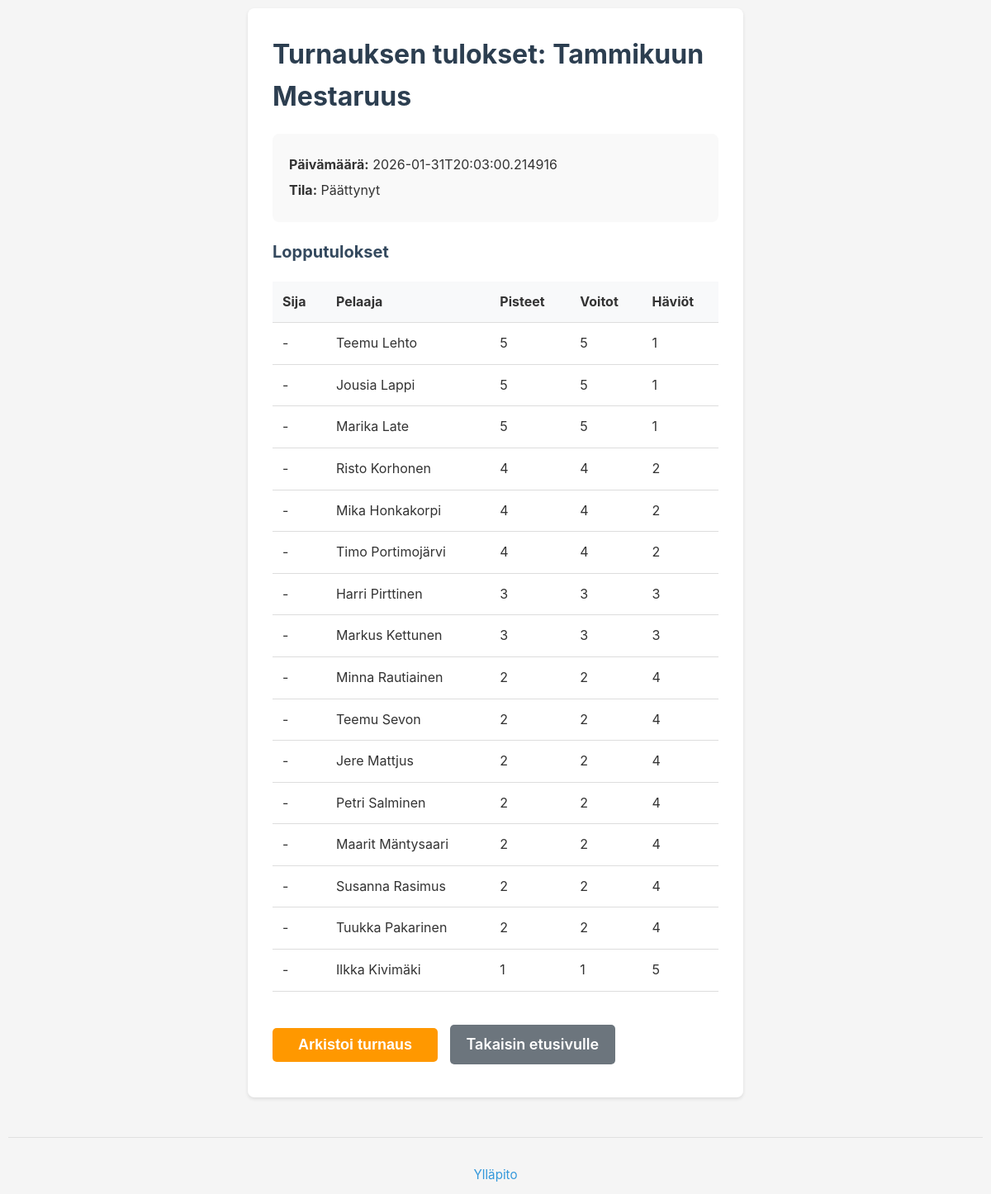
The page /tournament/70/results on the database its author committed.
### tables this page shows
CREATE TABLE tournaments (
            id INTEGER PRIMARY KEY AUTOINCREMENT,
            name TEXT NOT NULL,
            num_courts INTEGER NOT NULL,
            status TEXT DEFAULT 'setup',
            created_at TIMESTAMP DEFAULT CURRENT_TIMESTAMP
        , season_id INTEGER REFERENCES seasons(id), completed_at TIMESTAMP NULL, archived_at TIMESTAMP NULL, court_labels TEXT);

CREATE TABLE tournament_players (
            tournament_id INTEGER NOT NULL,
            player_id INTEGER NOT NULL,
            final_rank INTEGER,
            total_points INTEGER DEFAULT 0,
            match_wins INTEGER DEFAULT 0,
            match_losses INTEGER DEFAULT 0,
            PRIMARY KEY (tournament_id, player_id),
            FOREIGN KEY (tournament_id) REFERENCES tournaments(id) ON DELETE CASCADE,
            FOREIGN KEY (player_id) REFERENCES player_registry(id) ON DELETE RESTRICT
        );

CREATE TABLE player_registry (
            id INTEGER PRIMARY KEY AUTOINCREMENT,
            first_name TEXT NOT NULL CHECK(length(trim(first_name)) > 0 AND length(first_name) <= 100),
            last_name TEXT NOT NULL CHECK(length(trim(last_name)) > 0 AND length(last_name) <= 100),
            created_at TIMESTAMP DEFAULT CURRENT_TIMESTAMP,
            UNIQUE(first_name, last_name)
        );

### app.py (the view)
@app.route('/tournament/<int:tournament_id>/results')
def tournament_results(tournament_id):
    db = get_db_connection()
    cursor = db.cursor()
    try:
        cursor.execute('''
            SELECT * FROM tournaments WHERE id = ?
        ''', (tournament_id,))
        tournament = cursor.fetchone()
        if not tournament:
            flash('Tournament not found', 'error')
            return redirect(url_for('index'))
        cursor.execute('''
            SELECT
                tp.final_rank,
                pr.first_name,
                pr.last_name,
                tp.total_points,
                tp.match_wins,
                tp.match_losses
            FROM tournament_players tp
            JOIN player_registry pr ON tp.player_id = pr.id
            WHERE tp.tournament_id = ?
            ORDER BY tp.final_rank ASC NULLS LAST, tp.total_points DESC
        ''', (tournament_id,))
        standings = cursor.fetchall()
        return render_template('tournament_results.html',
                             tournament=tournament,
                             standings=standings)
    finally:
        db.close()

### app.py (called while the page is built)
def get_db_connection():
    global _db_initialized
    if not _db_initialized:
        init_db()
        _db_initialized = True
        print("Database initialized successfully!")
    if 'db' not in g:
        g.db = get_db()
    return g.db

@app.before_request
def log_request_start():
    import time
    g.request_start_time = time.time()
    print(f"[REQ START] {request.method} {request.path}")

@app.after_request
def log_request_end(response):
    import time
    if hasattr(g, 'request_start_time'):
        duration = time.time() - g.request_start_time
        print(f"[REQ END] {request.method} {request.path} - {duration:.3f}s - {response.status_code}")
    return response

@app.before_request
def generate_csp_nonce():
    g.csp_nonce = base64.b64encode(secrets.token_bytes(16)).decode('utf-8')

@app.after_request
def add_security_headers(response):
    if response.content_type and 'text/html' in response.content_type:
        nonce = getattr(g, 'csp_nonce', '')
        csp = (
            f"default-src 'self'; "
            f"script-src 'self' 'nonce-{nonce}'; "
            f"style-src 'self' 'unsafe-inline'; "
            f"img-src 'self' data:; "
            f"form-action 'self'; "
            f"frame-ancestors 'none'"
        )
        response.headers['Content-Security-Policy'] = csp
    return response

@app.context_processor
def inject_csp_nonce():
    return {'csp_nonce': getattr(g, 'csp_nonce', '')}

### database.py (called while the page is built)
def get_db():
    try:
        from flask import current_app
        db_path = current_app.config.get('DATABASE', DATABASE)
    except (ImportError, RuntimeError):
        db_path = DATABASE
    uri_mode = db_path.startswith('file:')
    conn = sqlite3.connect(db_path, uri=uri_mode, timeout=10.0)
    conn.row_factory = sqlite3.Row  # Returns rows as dictionaries
    return conn

### templates/tournament_results.html (shortened to what this page needs)
<!DOCTYPE html>
<html lang="fi">
<head>
    <link rel="stylesheet" href="{{ url_for('static', filename='css/style.css') }}">
</head>
<body>
    <div class="container">
        <h1>Turnauksen tulokset: {{ tournament.name }}</h1>
        <div class="tournament-info">
            <p><strong>Päivämäärä:</strong> {{ tournament.created_at }}</p>
            <p><strong>Tila:</strong> {% if tournament.status == 'completed' %}Päättynyt{% elif tournament.status == 'active' %}Käynnissä{% else %}{{ tournament.status }}{% endif %}</p>
        </div>
        <h2>Lopputulokset</h2>
        {% if standings %}
        <table class="standings-table">
            <thead>
                <tr>
                    <th>Sija</th>
                    <th>Pelaaja</th>
                    <th>Pisteet</th>
                    <th>Voitot</th>
                    <th>Häviöt</th>
                </tr>
            </thead>
            <tbody>
                {% for player in standings %}
                <tr>
                    <td>{{ player.final_rank or '-' }}</td>
                    <td>{{ player.first_name }} {{ player.last_name }}</td>
                    <td>{{ player.total_points }}</td>
                    <td>{{ player.match_wins }}</td>
                    <td>{{ player.match_losses }}</td>
                </tr>
                {% endfor %}
            </tbody>
        </table>
        {% else %}
        <p>Ei tulostietoja saatavilla.</p>
        {% endif %}
        <div class="actions">
            {% if tournament.status == 'completed' %}
            <form action="{{ url_for('archive_tournament', tournament_id=tournament.id) }}" method="POST" style="display: inline;">
                <button type="submit" class="btn btn-warning">Arkistoi turnaus</button>
            </form>
            {% endif %}
            <a href="{{ url_for('index') }}" class="btn btn-secondary">Takaisin etusivulle</a>
        </div>
    </div>
    <div class="admin-footer">
        <a href="{{ url_for('admin_dashboard') }}">Ylläpito</a>
    </div>
</body>
</html>

### static/css/style.css (style rules this page uses)
* { margin: 0; padding: 0; box-sizing: border-box; }
body { font-family: -apple-system, BlinkMacSystemFont, 'Segoe UI', Roboto, Oxygen, Ubuntu, Cantarell, sans-serif; background: #f5f5f5; padding: 10px; line-height: 1.6; color: #333; position: relative; }
body::before { content: ''; position: fixed; top: 50%; left: 50%; transform: translate(-50%, -50%); width: 300px; height: 300px; background-image: url('../images/padel-paroni-logo.png'); background-size: contain; background-repeat: no-repeat; background-position: center; opacity: 0.06; pointer-events: none; z-index: -1; }
.container { max-width: 600px; margin: 0 auto; background: white; padding: 20px; border-radius: 8px; box-shadow: 0 2px 4px rgba(0,0,0,0.1); }
h1 { color: #2c3e50; margin-bottom: 10px; font-size: 28px; }
h2 { color: #34495e; margin-bottom: 15px; font-size: 20px; }
.btn-primary, .btn-secondary, .btn-warning, .btn-danger { display: inline-block; width: 100%; padding: 15px; margin: 10px 0; border: none; border-radius: 4px; font-size: 18px; font-weight: 600; text-align: center; text-decoration: none; cursor: pointer; transition: background 0.2s; }
.btn-secondary { background: #95a5a6; color: white; }
.btn-warning { background: #f59e0b; color: white; }
.actions { margin-top: 15px; }
@media (min-width: 768px) { .container { padding: 30px; } }
@media (min-width: 768px) { h1 { font-size: 32px; } }
@media (min-width: 768px) { .btn-primary, .btn-secondary, .btn-warning, .btn-danger { width: auto; min-width: 200px; display: inline-block; margin-right: 10px; } }

### templates/tournament_results.html (style rules this page uses)
.tournament-info { margin: 20px 0; padding: 20px; background: #f9f9f9; border-radius: 8px; }
.tournament-info p { margin: 5px 0; }
.standings-table { width: 100%; margin: 20px 0; border-collapse: collapse; }
.standings-table th, .standings-table td { padding: 12px; text-align: left; border-bottom: 1px solid #ddd; }
.standings-table th { background-color: #f8f9fa; font-weight: bold; }
.actions { margin-top: 30px; }
.btn { display: inline-block; padding: 10px 20px; margin-right: 10px; text-decoration: none; border-radius: 5px; border: none; cursor: pointer; }
.btn-warning { background-color: #ff9800; color: white; }
.btn-secondary { background-color: #6c757d; color: white; }
.admin-footer { margin-top: 3rem; padding-top: 2rem; border-top: 1px solid #e0e0e0; text-align: center; }
.admin-footer a { color: #3498db; text-decoration: none; font-size: 0.95rem; }

### rows shown on the page
tournaments: name "Tammikuun Mestaruus", created_at "2026-01-31T20:03:00.214916"
tournament_players: final_rank "-", first_name "Teemu", last_name "Lehto", total_points "5", match_wins "5", match_losses "1"
tournament_players: final_rank "-", first_name "Jousia", last_name "Lappi", total_points "5", match_wins "5", match_losses "1"
tournament_players: final_rank "-", first_name "Marika", last_name "Late", total_points "5", match_wins "5", match_losses "1"
tournament_players: final_rank "-", first_name "Risto", last_name "Korhonen", total_points "4", match_wins "4", match_losses "2"
tournament_players: final_rank "-", first_name "Mika", last_name "Honkakorpi", total_points "4", match_wins "4", match_losses "2"
tournament_players: final_rank "-", first_name "Timo", last_name "Portimojärvi", total_points "4", match_wins "4", match_losses "2"
tournament_players: final_rank "-", first_name "Harri", last_name "Pirttinen", total_points "3", match_wins "3", match_losses "3"
tournament_players: final_rank "-", first_name "Markus", last_name "Kettunen", total_points "3", match_wins "3", match_losses "3"
tournament_players: final_rank "-", first_name "Minna", last_name "Rautiainen", total_points "2", match_wins "2", match_losses "4"
tournament_players: final_rank "-", first_name "Teemu", last_name "Sevon", total_points "2", match_wins "2", match_losses "4"
tournament_players: final_rank "-", first_name "Jere", last_name "Mattjus", total_points "2", match_wins "2", match_losses "4"
tournament_players: final_rank "-", first_name "Petri", last_name "Salminen", total_points "2", match_wins "2", match_losses "4"
tournament_players: final_rank "-", first_name "Maarit", last_name "Mäntysaari", total_points "2", match_wins "2", match_losses "4"
tournament_players: final_rank "-", first_name "Susanna", last_name "Rasimus", total_points "2", match_wins "2", match_losses "4"
tournament_players: final_rank "-", first_name "Tuukka", last_name "Pakarinen", total_points "2", match_wins "2", match_losses "4"
tournament_players: final_rank "-", first_name "Ilkka", last_name "Kivimäki", total_points "1", match_wins "1", match_losses "5"
